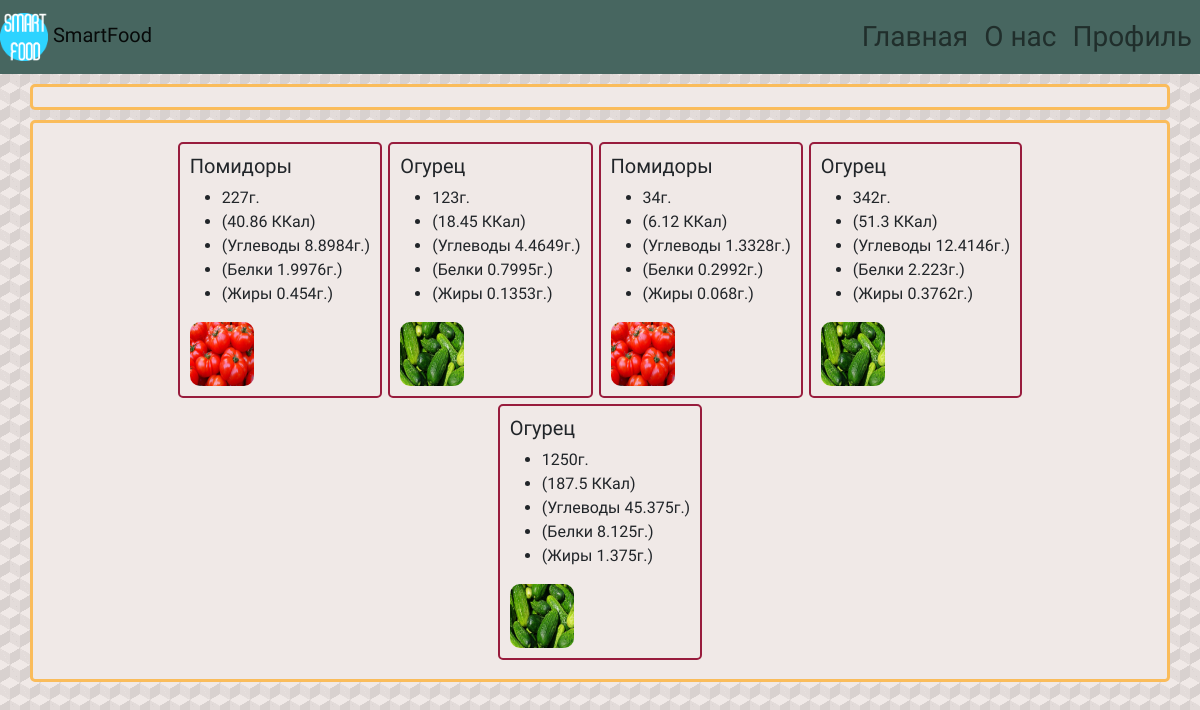
Page /smartfood/u/ (signed in) on the earlier database version.
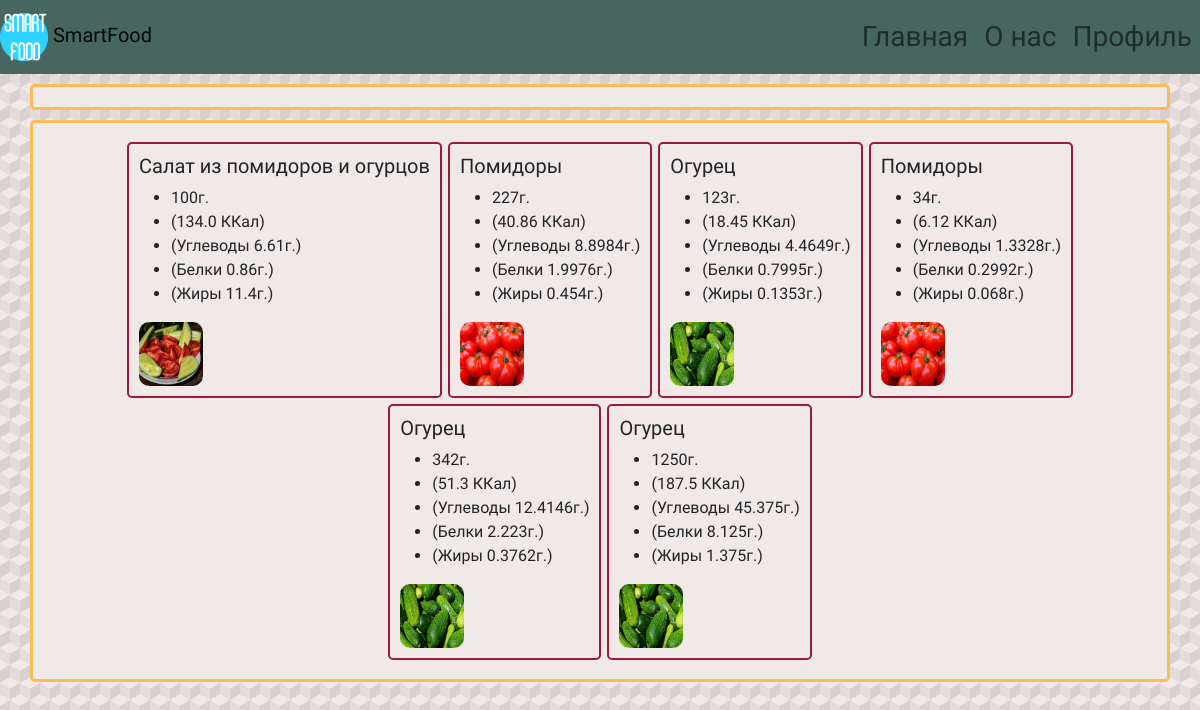
Same page on the later database version.
### siteapp/models.py (models this page shows, shortened)
class FoodInfo(models.Model):
    owner = models.ForeignKey(User, on_delete=models.CASCADE, verbose_name="Пользователь")
    food = models.ForeignKey(FoodItem, on_delete=models.CASCADE, verbose_name="Еда")
    date = models.DateTimeField("Дата", default=timezone.now)
    weight = models.PositiveIntegerField("Вес (г)", default=100)
    class Meta:
        verbose_name = "Персональная информация о еде"
        verbose_name_plural = "Персональная информация о еде"
    def __str__(self):
        return str(self.owner.username + ": " + self.food.name)

class FoodItem(models.Model):
    name = models.CharField("Название", max_length=150)
    visionname = models.CharField("Обозначение в CustomVision", max_length=150, blank=True)
    isDish = models.BooleanField("Блюдо?", default=False)
    ingredients = models.ManyToManyField('self', blank=True, verbose_name="Ингредиенты")
    img = models.ImageField("Изображение", upload_to = "img/food")
    url = models.SlugField(max_length=160, unique=True)
    category = models.ForeignKey(
        FoodCategory, verbose_name="Категория", on_delete=models.SET_NULL, null=True
    )
    calories = models.PositiveIntegerField("Калории", default=10)
    fats = models.FloatField("Жиры (г)", default=0)
    carbohydrates = models.FloatField("Углеводы (г)", default=0)
    proteins = models.FloatField("Белки (г)", default=0)
    class Meta:
        verbose_name = "Еда"
        verbose_name_plural = "Список еды"
        ordering = ["name"]

### siteapp/views.py (the view)
# urls.py: path('u/', views.UserInfoView.as_view(), name='info'),
class UserInfoView(View):
    def get(self, request):
        model = FoodInfo.objects.filter(owner=request.user)
        print(model)
        information = sorted(model, key=lambda instance: instance.date, reverse=True)
        count_values = {
            'nProteins':0,
            'nFats':0,
            'nCarbohydrates':0,
        }
        for item in information:
            print(item)
            item.food.calories *= item.weight / 100
            item.food.fats *= item.weight / 100
            item.food.carbohydrates *= item.weight / 100
            item.food.proteins *= item.weight / 100
            count_values['nProteins'] += item.food.proteins
            count_values['nFats'] += item.food.fats
            count_values['nCarbohydrates'] += item.food.carbohydrates
        return render(request, 'info.html', context={'information': information, 'count_values':count_values})

### siteapp/templates/info.html (shortened to what this page needs)
{% extends  'base.html' %}
{% load static %}
{% block body %}
  <div id="chart_div" class="container text-center"></div>
  <div class="container d-flex p-2 bd-highlight flex-wrap justify-content-center col py-3 px-lg-5">
  {% for data in information %}
  <div class="fooditem infooditem gap-3">
    <h5> {{data.food.name}}</h5>
    <ul>
        <li>{{data.weight}}г.</li>
        <li>({{data.food.calories }} ККал)</li>
        <li>(Углеводы {{ data.food.carbohydrates }}г.)</li>
        <li>(Белки {{data.food.proteins}}г.)</li>
        <li>(Жиры {{data.food.fats}}г.)</li>
    </ul>
    <img class="img" src="{{data.food.img.url}}" alt={{data.food.name}} width="64" height="64">
  </div>
  {% endfor %}
</div>
{% endblock %}

Differences in the rows shown:
added FoodInfo: food.name "Салат из помидоров и огурцов", weight "100", food.calories "134.0", food.carbohydrates "6.61", food.proteins "0.86", food.fats "11.4", food.img (picture)
